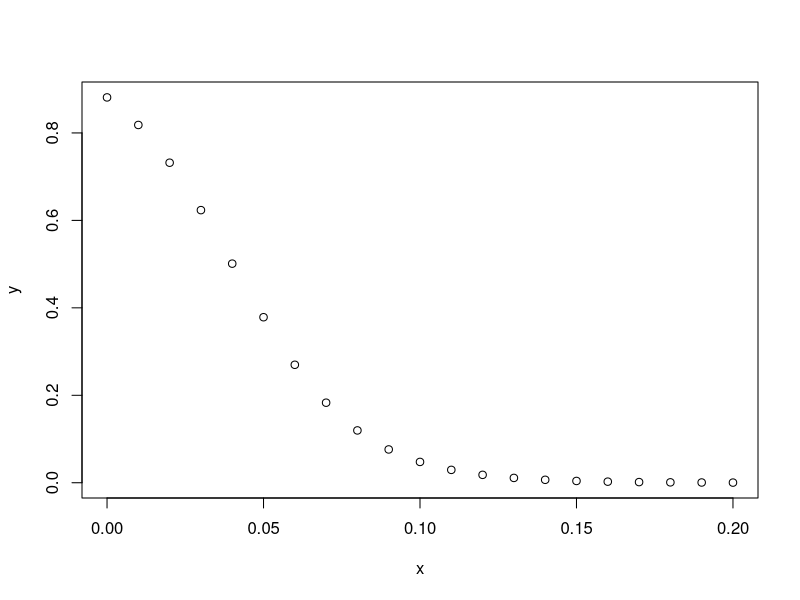
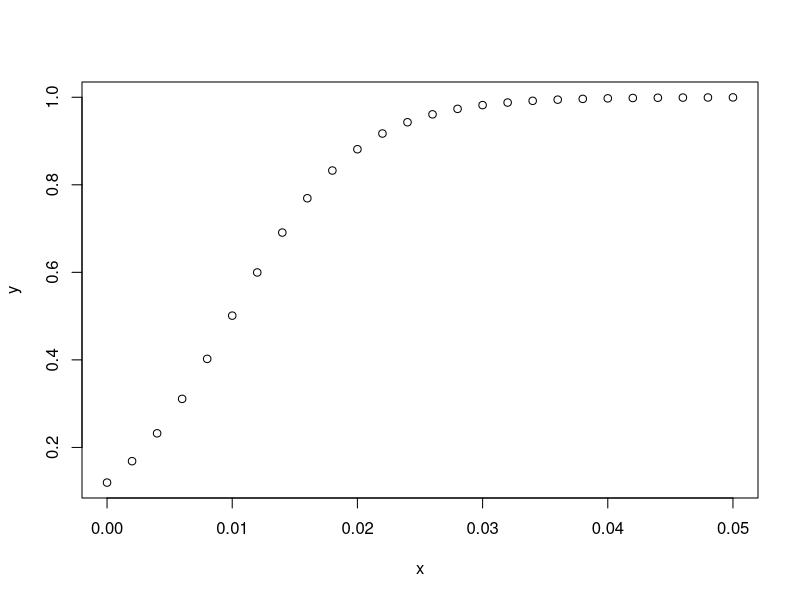
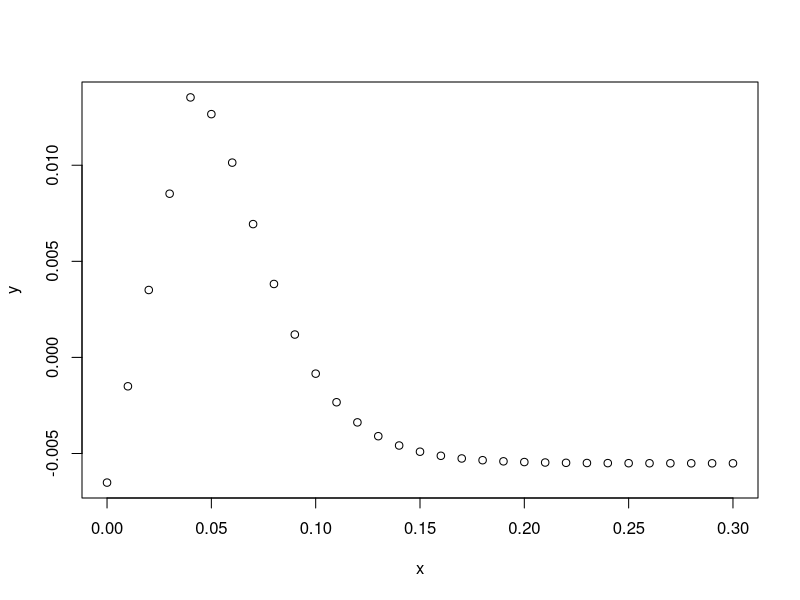
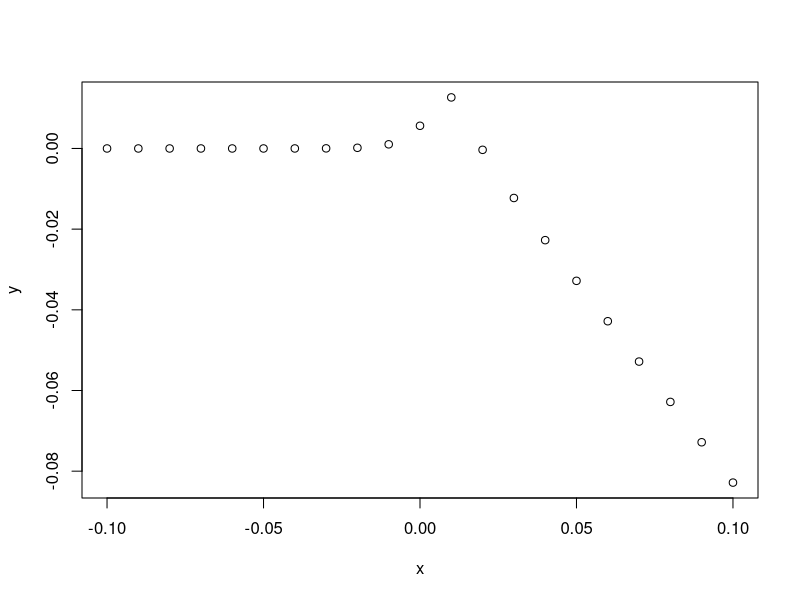

Generate these figures, in order, with R:
loan_demand <- function(r){
  util = exp(5-50*r)
  dem = util/(20+util)
  return(dem)
}

deposit_demand <- function(r){
  util = exp(1 + 200*r)
  dem = util/(20+util)
  return(dem)
}

### Demand for Loans
x = seq(0,0.2,0.01)
y = lapply(x,FUN=loan_demand)
plot(x,y)

### Demand for Deposits
x = seq(0,0.05,0.002)
y = lapply(x,FUN=deposit_demand)
plot(x,y)



mcl = 0.002
mcd = 0.001

profit = function(rl,rd){
  sl = loan_demand(rl)
  sd = deposit_demand(rd)
  sl = min(sl,sd)
  Pi = sl*(rl-mcl) - sd*(rd+mcd)
  return(Pi)
}


### Best Response for Loan Interest Rate
x = seq(0,0.3,0.01)

y = lapply(x,FUN=function(x){profit(x,0.01)})

plot(x,y)




### Best Response for Deposit Interest Rate
x = seq(-0.1,0.1,0.01)

y = lapply(x,FUN=function(x){profit(0.05,x)})

plot(x,y)


#### Maximize Profit ####
obj = function(vec){
  return(-profit(vec[1],vec[2]))
}

optim(c(0.05,0.01),obj)
